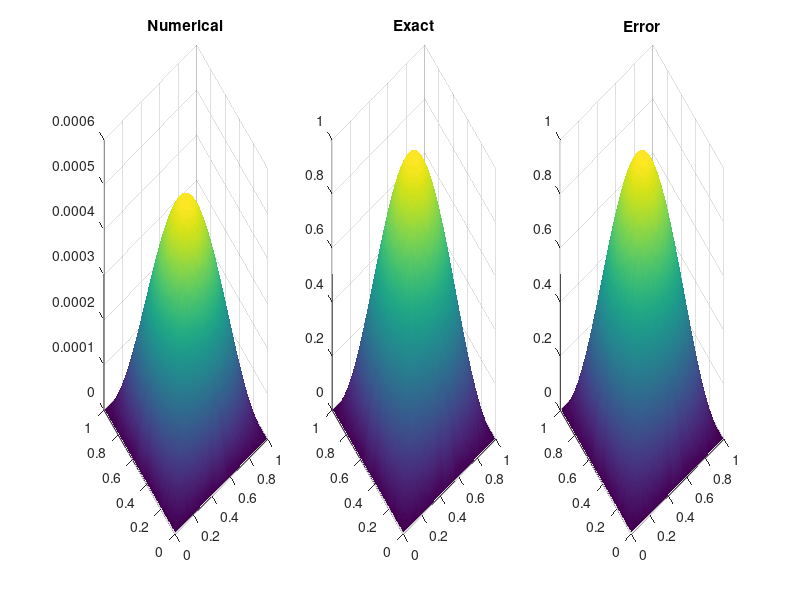
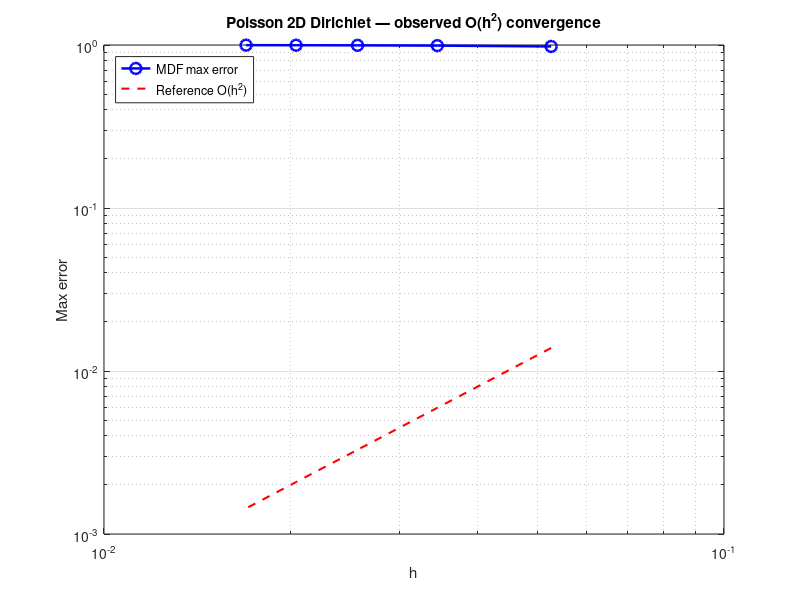

These charts were generated, in order, by the following MATLAB code:
%% 01_poisson_dirichlet_sparse.m
%  Solve  -Delta u = f  on (0,1)^2 with Dirichlet BC, using a sparse
%  5-point centred stencil and assembling A = (I (x) T + T (x) I)/h^2
%  with kron/spdiags. Compare with the exact reference
%  u(x,y) = sin(pi x) sin(pi y), f = -2 pi^2 sin(pi x) sin(pi y),
%  then run a mesh-refinement loop to demonstrate O(h^2) convergence.
%
%  (Derived from test3_poisson_Direclch.m)
%
%  Author : M. JANANE ALLAH (Medium Article 3, Validation)

clc; clear; close all;

%% --- single-grid solve at N = 100 ----------------------------------------
N = 100;
h = 1/(N-1);
x = linspace(0, 1, N);
y = linspace(0, 1, N);
[X, Y] = meshgrid(x, y);

u_exact = sin(pi*X) .* sin(pi*Y);
f       = -2*pi^2 * sin(pi*X) .* sin(pi*Y);

% Sparse Laplacian on the interior n x n grid
n = N - 2;
e = ones(n,1);
T = spdiags([e -4*e e], [-1 0 1], n, n);
I = speye(n);
A = (kron(I,T) + kron(T,I)) / h^2;

% Interior right-hand side  (Dirichlet BC = 0 on boundary so no BC term to add)
F = f(2:N-1, 2:N-1);
b = F(:);

% Solve and reshape
u_int = A \ b;
u_num = zeros(N, N);
u_num(2:N-1, 2:N-1) = reshape(u_int, n, n);

% Quick error
err_max = max(abs(u_num(:) - u_exact(:)));
fprintf('Single-grid: N = %d, h = %.4f, max error = %.3e\n', N, h, err_max);

% Visual check
figure('Color', 'w', 'Position', [60 60 1200 350]);
subplot(1,3,1); surf(X, Y, u_num); shading interp; title('Numerical');
subplot(1,3,2); surf(X, Y, u_exact); shading interp; title('Exact');
subplot(1,3,3); surf(X, Y, abs(u_num - u_exact)); shading interp; title('Error');

%% --- mesh-refinement convergence study -----------------------------------
N_list = [20, 30, 40, 50, 60];
err_list = zeros(size(N_list));
h_list   = zeros(size(N_list));

for k = 1:numel(N_list)
    Nk = N_list(k);
    hk = 1/(Nk-1);
    [Xk, Yk] = meshgrid(linspace(0,1,Nk), linspace(0,1,Nk));
    fk = -2*pi^2 * sin(pi*Xk) .* sin(pi*Yk);
    uxk = sin(pi*Xk) .* sin(pi*Yk);
    nk  = Nk - 2;
    ek  = ones(nk,1);
    Tk  = spdiags([ek -4*ek ek], [-1 0 1], nk, nk);
    Ik  = speye(nk);
    Ak  = (kron(Ik,Tk) + kron(Tk,Ik)) / hk^2;
    Fk  = fk(2:Nk-1, 2:Nk-1);
    uk  = zeros(Nk, Nk);
    uk(2:Nk-1, 2:Nk-1) = reshape(Ak \ Fk(:), nk, nk);
    err_list(k) = max(abs(uk(:) - uxk(:)));
    h_list(k)   = hk;
end

% Numerical order estimator
orders = log(err_list(2:end) ./ err_list(1:end-1)) ./ ...
         log(h_list(2:end)   ./ h_list(1:end-1));

fprintf('\nConvergence table (Poisson 2D Dirichlet):\n');
fprintf('  N    h        err_max     order\n');
fprintf('  ---  -------  ----------  ------\n');
fprintf('  %-4d %.4f  %.3e    --\n', N_list(1), h_list(1), err_list(1));
for k = 2:numel(N_list)
    fprintf('  %-4d %.4f  %.3e    %.2f\n', ...
        N_list(k), h_list(k), err_list(k), orders(k-1));
end

% Convergence figure
figure('Color', 'w', 'Position', [120 60 700 500]);
loglog(h_list, err_list, 'bo-', 'LineWidth', 1.8, 'MarkerSize', 8, ...
       'DisplayName', 'MDF max error');
hold on; grid on; box on;
loglog(h_list, 5*h_list.^2, 'r--', 'LineWidth', 1.5, ...
       'DisplayName', 'Reference O(h^2)');
xlabel('h'); ylabel('Max error');
title('Poisson 2D Dirichlet — observed O(h^2) convergence');
legend('Location', 'NorthWest');
